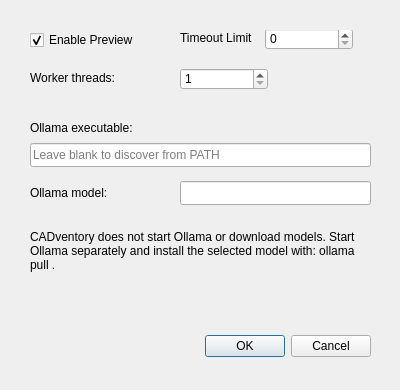
<?xml version="1.0" encoding="UTF-8"?>
<ui version="4.0">
 <class>SettingWindow</class>
 <widget class="QDialog" name="SettingWindow">
  <property name="geometry">
   <rect>
    <x>0</x>
    <y>0</y>
    <width>400</width>
    <height>390</height>
   </rect>
  </property>
  <property name="windowTitle">
   <string>Settings</string>
  </property>
  <widget class="QDialogButtonBox" name="buttonBox">
   <property name="geometry">
    <rect>
     <x>30</x>
     <y>330</y>
     <width>341</width>
     <height>32</height>
    </rect>
   </property>
   <property name="orientation">
    <enum>Qt::Orientation::Horizontal</enum>
   </property>
   <property name="standardButtons">
    <set>QDialogButtonBox::StandardButton::Cancel|QDialogButtonBox::StandardButton::Ok</set>
   </property>
  </widget>
  <widget class="QCheckBox" name="enablePreview">
   <property name="geometry">
    <rect>
     <x>30</x>
     <y>30</y>
     <width>111</width>
     <height>20</height>
    </rect>
   </property>
   <property name="text">
    <string>Enable Preview</string>
   </property>
   <property name="checked">
    <bool>true</bool>
   </property>
  </widget>
  <widget class="QWidget" name="previewWidget" native="true">
   <property name="enabled">
    <bool>true</bool>
   </property>
   <property name="geometry">
    <rect>
     <x>180</x>
     <y>30</y>
     <width>200</width>
     <height>20</height>
    </rect>
   </property>
   <widget class="QLabel" name="timerLabel">
    <property name="geometry">
     <rect>
      <x>0</x>
      <y>0</y>
      <width>200</width>
      <height>16</height>
     </rect>
    </property>
    <property name="text">
     <string>Timeout Limit                            S</string>
    </property>
   </widget>
   <widget class="QSpinBox" name="previewTimer">
    <property name="geometry">
     <rect>
      <x>85</x>
      <y>-2</y>
      <width>88</width>
      <height>22</height>
     </rect>
    </property>
   </widget>
  </widget>
   <widget class="QLabel" name="threadsLabel">
   <property name="geometry">
    <rect>
     <x>30</x>
     <y>70</y>
     <width>141</width>
     <height>16</height>
    </rect>
   </property>
   <property name="text">
    <string>Worker threads:</string>
   </property>
  </widget>
  <widget class="QSpinBox" name="workerThreads">
   <property name="geometry">
    <rect>
     <x>180</x>
     <y>68</y>
     <width>88</width>
     <height>22</height>
    </rect>
   </property>
   <property name="minimum">
    <number>1</number>
   </property>
   <property name="maximum">
    <number>4096</number>
   </property>
  </widget>
  <widget class="QLabel" name="ollamaExecutableLabel">
   <property name="geometry">
    <rect><x>30</x><y>120</y><width>141</width><height>16</height></rect>
   </property>
   <property name="text"><string>Ollama executable:</string></property>
  </widget>
  <widget class="QLineEdit" name="ollamaExecutable">
   <property name="geometry">
    <rect><x>30</x><y>143</y><width>341</width><height>24</height></rect>
   </property>
   <property name="placeholderText"><string>Leave blank to discover from PATH</string></property>
  </widget>
  <widget class="QLabel" name="ollamaModelLabel">
   <property name="geometry">
    <rect><x>30</x><y>185</y><width>141</width><height>16</height></rect>
   </property>
   <property name="text"><string>Ollama model:</string></property>
  </widget>
  <widget class="QLineEdit" name="ollamaModel">
   <property name="geometry">
    <rect><x>180</x><y>181</y><width>191</width><height>24</height></rect>
   </property>
  </widget>
  <widget class="QLabel" name="ollamaHelpLabel">
   <property name="geometry">
    <rect><x>30</x><y>220</y><width>341</width><height>61</height></rect>
   </property>
   <property name="wordWrap"><bool>true</bool></property>
   <property name="text"><string>CADventory does not start Ollama or download models. Start Ollama separately and install the selected model with: ollama pull &lt;model&gt;.</string></property>
  </widget>
 </widget>
 <resources/>
 <connections>
  <connection>
   <sender>buttonBox</sender>
   <signal>accepted()</signal>
   <receiver>SettingWindow</receiver>
   <slot>accept()</slot>
   <hints>
    <hint type="sourcelabel">
     <x>248</x>
     <y>254</y>
    </hint>
    <hint type="destinationlabel">
     <x>157</x>
     <y>274</y>
    </hint>
   </hints>
  </connection>
  <connection>
   <sender>buttonBox</sender>
   <signal>rejected()</signal>
   <receiver>SettingWindow</receiver>
   <slot>reject()</slot>
   <hints>
    <hint type="sourcelabel">
     <x>316</x>
     <y>260</y>
    </hint>
    <hint type="destinationlabel">
     <x>286</x>
     <y>274</y>
    </hint>
   </hints>
  </connection>
 </connections>
</ui>
